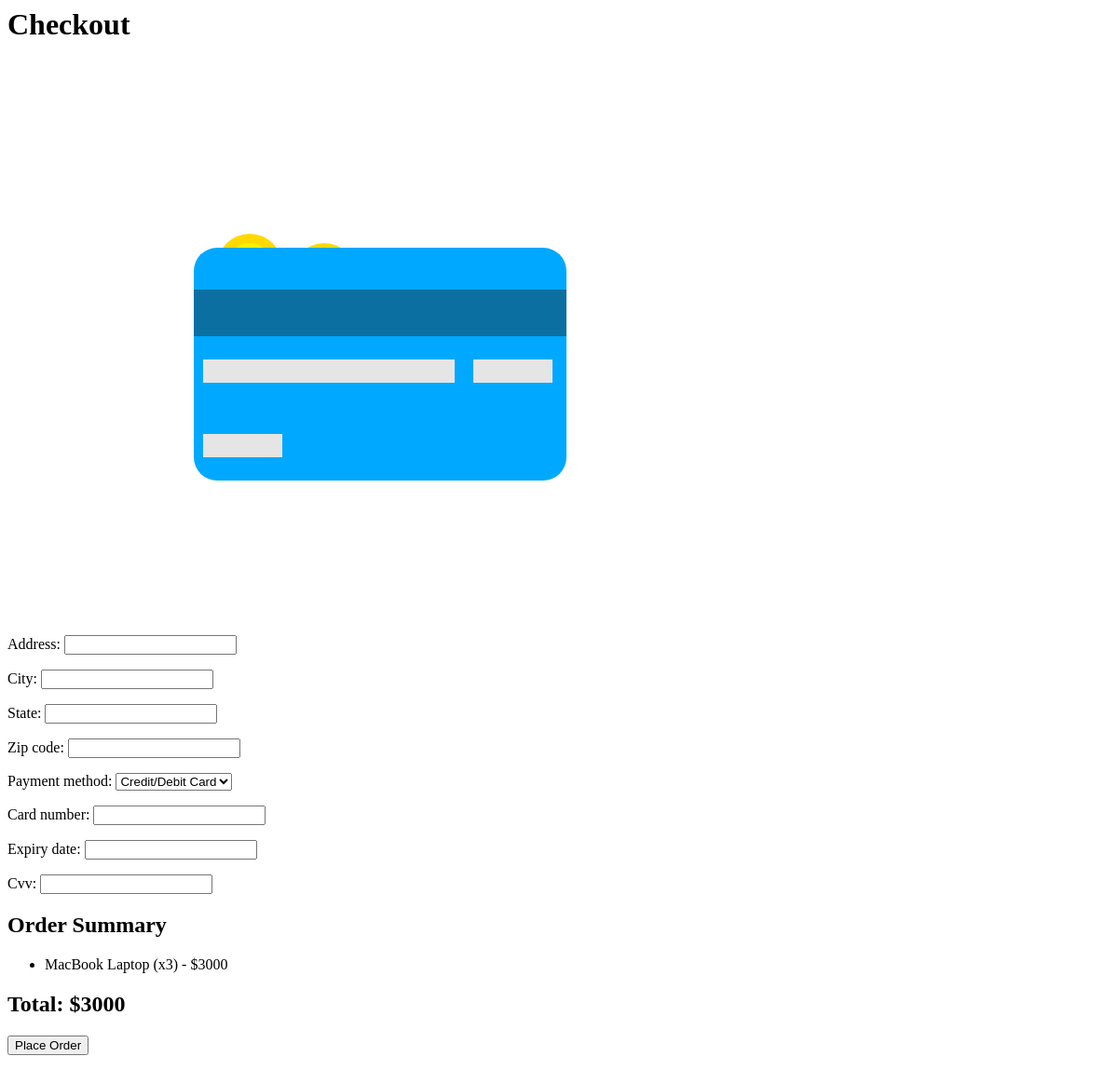
/checkout/ (signed in), run on the app's committed database.
### store/models/orders.py (models this page shows, shortened)
class OrderItem(models.Model):
    product = models.ForeignKey(Products, on_delete=models.SET_NULL, null=True)
    order = models.ForeignKey(Order, on_delete=models.SET_NULL, null=True)
    quantity = models.IntegerField(default=1, null=True, blank=True)
    date_added = models.DateTimeField(auto_now_add=True)
    @property
    def get_total(self):
        total = self.product.price * self.quantity
        return total

class Order(models.Model):
    customer = models.ForeignKey(Customer, on_delete=models.SET_NULL, null=True, blank=True)
    date_ordered = models.DateTimeField(auto_now_add=True)
    complete = models.BooleanField(default=False)
    transaction_id = models.CharField(max_length=100, null=True)
    @property
    def get_cart_total(self):
        orderitems = self.orderitem_set.all()
        total = sum([item.get_total for item in orderitems])
        return total

### store/models/products.py (models this page shows, shortened)
class Products(models.Model):
	name = models.CharField(max_length=60)
	price = models.IntegerField(default=0)
	category = models.ForeignKey(Category, on_delete=models.CASCADE, default=1)
	quantity = models.IntegerField(default=1)
	description = models.CharField(
								max_length=250, default='', blank=True, null=True)
	image = models.ImageField(upload_to='uploads/products/')

### store/views/order_views.py (the view)
# urls.py: path('checkout/', checkout, name='checkout'),
@login_required
def checkout(request):
    customer = request.user.customer
    order, created = Order.objects.get_or_create(customer=customer, complete=False)
    items = order.orderitem_set.all()
    if request.method == 'POST':
        form = CheckoutForm(request.POST)
        if form.is_valid():
            payment_method = form.cleaned_data.get('payment_method')
            if payment_method == 'card':
                card_number = form.cleaned_data.get('card_number')
                expiry_date = form.cleaned_data.get('expiry_date')
                cvv = form.cleaned_data.get('cvv')
            elif payment_method == 'paypal':
                pass
            order.address = form.cleaned_data.get('address')
            order.city = form.cleaned_data.get('city')
            order.state = form.cleaned_data.get('state')
            order.zip_code = form.cleaned_data.get('zip_code')
            order.complete = True
            order.save()
            items.delete()
            messages.success(request, 'Your order has been placed successfully!')
            return redirect('order_confirmation')
    else:
        form = CheckoutForm()
    context = {
        'items': items,
        'order': order,
        'form': form,
    }
    return render(request, 'store/checkout.html', context)

### store/forms.py
class CheckoutForm(forms.Form):
    address = forms.CharField(max_length=255, required=True)
    city = forms.CharField(max_length=100, required=True)
    state = forms.CharField(max_length=100, required=True)
    zip_code = forms.CharField(max_length=10, required=True)
    payment_method = forms.ChoiceField(choices=[('card', 'Credit/Debit Card'), ('paypal', 'PayPal')])
    card_number = forms.CharField(max_length=16, required=False)
    expiry_date = forms.CharField(max_length=5, required=False)
    cvv = forms.CharField(max_length=3, required=False)

### store/templates/store/checkout.html (shortened to what this page needs)
{% load static %}
<html lang="en">
<head>
		<link type="text/css" rel="stylesheet" href="{% static 'mycss/visacard.css' %}"/>
</head>
<body>
    <h1>Checkout</h1>
     <main>
    </main>
    <form method="post">
        {{ form.as_p }}
        <h2>Order Summary</h2>
        <ul>
            {% for item in items %}
            <li>{{ item.product.name }} (x{{ item.quantity }}) - ${{ item.get_total }}</li>
            {% endfor %}
        </ul>
        <h2>Total: ${{ order.get_cart_total }}</h2>
        <button type="submit">Place Order</button>
    </form>
</body>
</html>

### data on the page
OrderItem: product.name "MacBook Laptop", quantity "3", get_total "3000"
Order: get_cart_total "3000"
